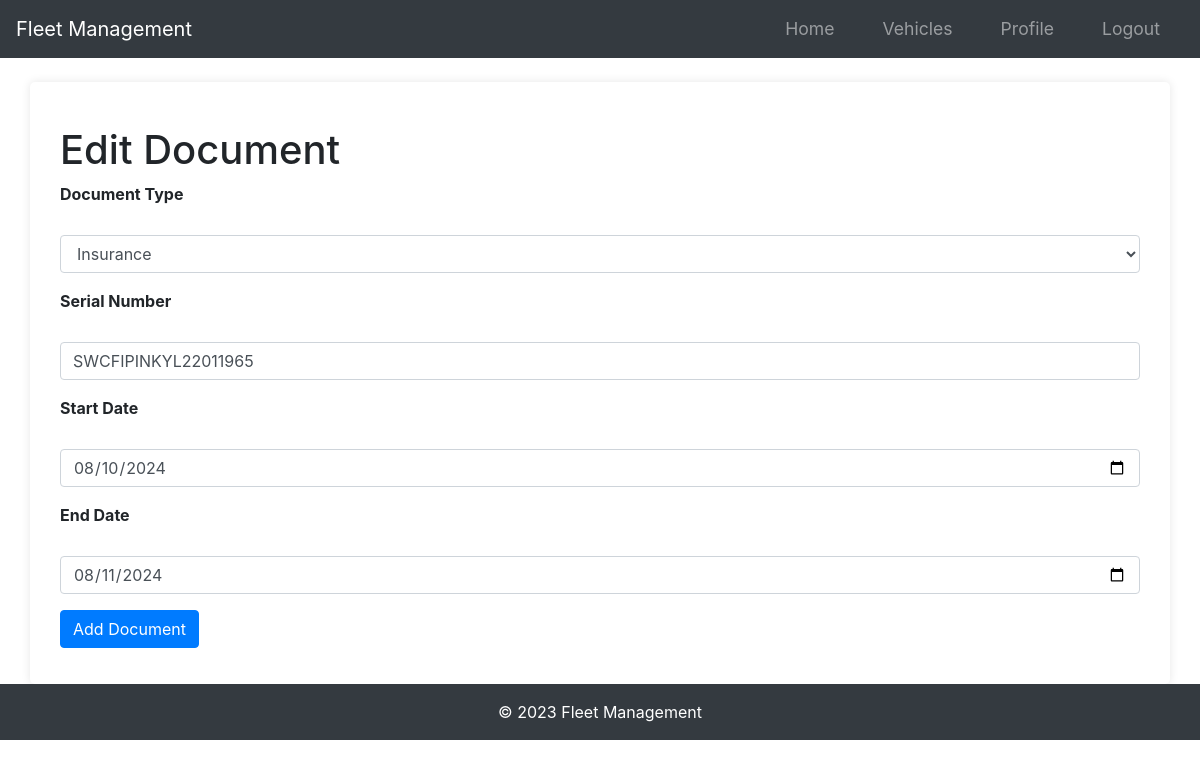
The page /vehicle/1/document/1/edit (signed in) on the database as committed earlier.
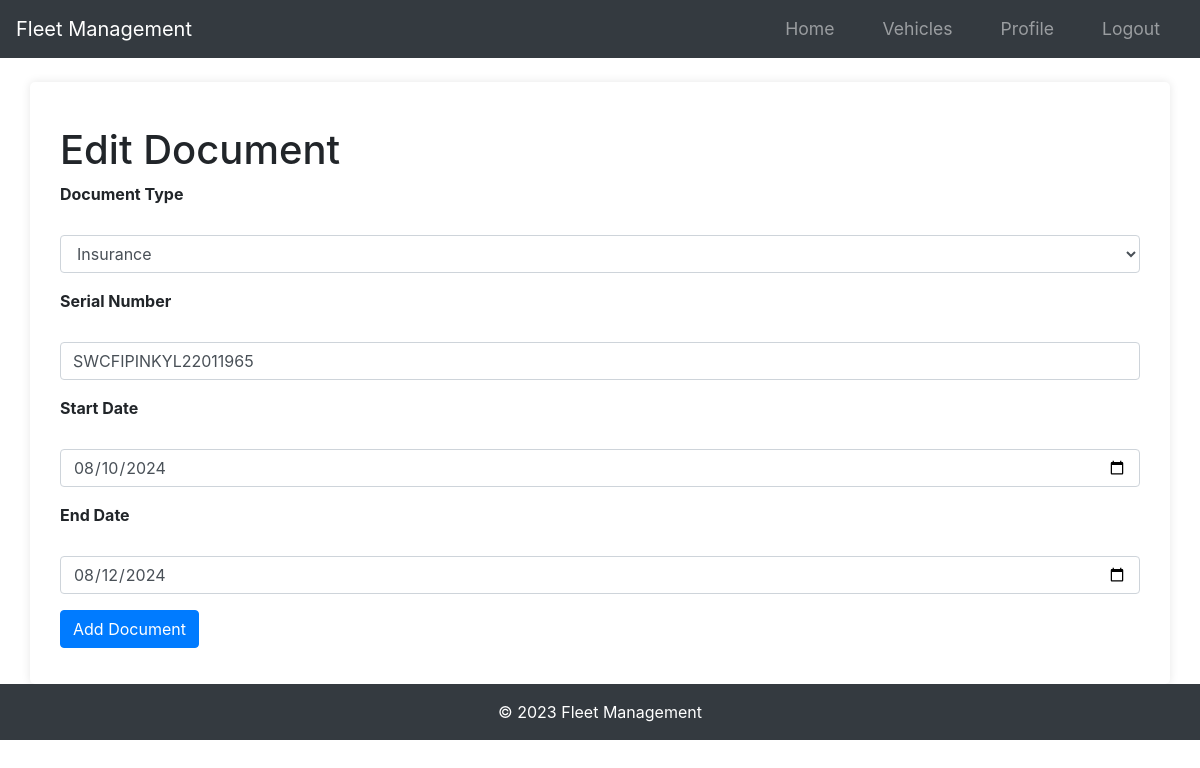
The same page on the database as committed later.
### app/models.py (models this page shows)
class Document(db.Model):
    id = db.Column(db.Integer, primary_key=True)
    document_type = db.Column(db.String(50), nullable=False)
    serial_number = db.Column(db.String(100), nullable=False)
    start_date = db.Column(db.DateTime, nullable=False)
    end_date = db.Column(db.DateTime, nullable=False)
    date_posted = db.Column(db.DateTime, nullable=False, default=datetime.utcnow)
    vehicle_id = db.Column(
        db.Integer,
        db.ForeignKey("vehicle.id", ondelete="CASCADE"),
        nullable=False,
        index=True,
    )

### app/routes.py (the view)
@main.route("/vehicle/<int:vehicle_id>/document/<int:document_id>/edit", methods=["GET", "POST"])
@login_required
def edit_document(vehicle_id, document_id):
    vehicle = Vehicle.query.get_or_404(vehicle_id)
    document = Document.query.get_or_404(document_id)
    if vehicle.owner != current_user or document.vehicle_id != vehicle.id:
        abort(403)
    form = DocumentForm()
    if form.validate_on_submit():
        document.document_type = form.document_type.data
        document.serial_number = form.serial_number.data
        document.start_date = form.start_date.data
        document.end_date = form.end_date.data
        db.session.commit()
        flash("Your document has been updated!", "success")
        return redirect(url_for("main.vehicle", vehicle_id=vehicle.id))
    elif request.method == "GET":
        form.document_type.data = document.document_type
        form.serial_number.data = document.serial_number
        form.start_date.data = document.start_date
        form.end_date.data = document.end_date
    return render_template(
        "edit_document.html", form=form, vehicle=vehicle, document=document
    )

### app/forms.py
class DocumentForm(FlaskForm):
    document_type = SelectField(
        "Document Type",
        choices=[
            ("Insurance", "Insurance"),
            ("Emission Certificate", "Emission Certificate"),
            ("Registration Certificate", "Registration Certificate"),
            ("Permit", "Permit"),
            ("Vehicle Registration", "Vehicle Registration"),
            ("Annual Inspection", "Annual Inspection"),
            ("Road Tax Receipt", "Road Tax Receipt"),
        ],
        validators=[DataRequired()],
    )
    serial_number = StringField("Serial Number", validators=[DataRequired()])
    start_date = DateField("Start Date", format="%Y-%m-%d", validators=[DataRequired()])
    end_date = DateField("End Date", format="%Y-%m-%d", validators=[DataRequired()])
    submit = SubmitField("Add Document")

### app/templates/edit_document.html (shortened to what this page needs)
{% extends "base.html" %}
{% block content %}
<div class="container">
    <h1 class="mt-4">Edit Document</h1>
    <form method="POST" action="">
        <div class="form-group">
            {{ form.document_type.label(class="form-label") }}<br>
            {{ form.document_type(class="form-control") }}
        </div>
        <div class="form-group">
            {{ form.serial_number.label(class="form-label") }}<br>
            {{ form.serial_number(class="form-control") }}
        </div>
        <div class="form-group">
            {{ form.start_date.label(class="form-label") }}<br>
            {{ form.start_date(class="form-control", type="date") }}
        </div>
        <div class="form-group">
            {{ form.end_date.label(class="form-label") }}<br>
            {{ form.end_date(class="form-control", type="date") }}
        </div>
        <div class="form-group">
            {{ form.submit(class="btn btn-primary") }}
        </div>
    </form>
</div>
{% endblock %}

Rows that differ between the two databases and show on the page:
changed Document "Insurance": end_date "08/11/2024" → "08/12/2024"
